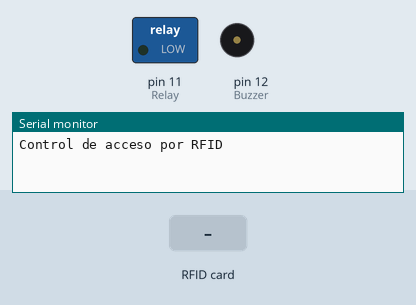
The sketch below on a simulated Arduino Mega 2560, built with avr-gcc and run on an emulated ATmega2560. Shown: switched loads named in the sketch (green lamp = pin HIGH), buzzer (waves = sounding), the last lines printed to the serial monitor. The test bench sets the inputs (shaded band). Pins used as bus, display or sensor lines are not drawn.

Above: at 1.2 s.
1.3 s: RFID card 47 51 C8 7A held to the reader
At 2.7 s:
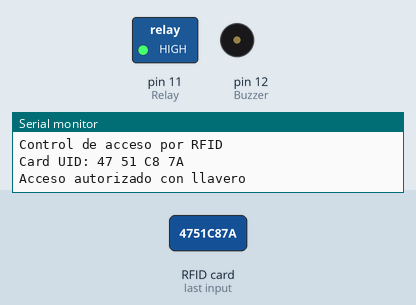
3.8 s: RFID card 5E 7A 19 C4 held to the reader
At 4.1 s:
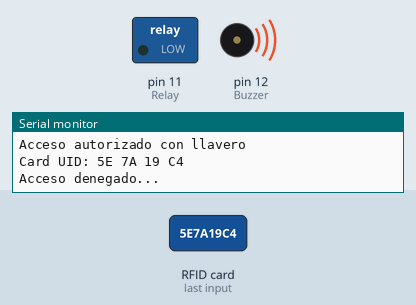
6.3 s: RFID card 04 74 BA 04 held to the reader
At 7.1 s:
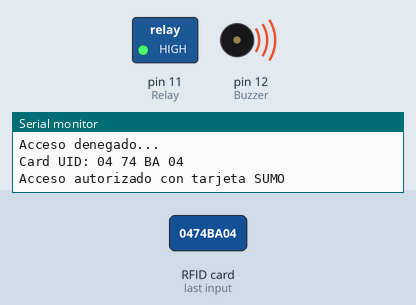
Timing chart, 0 to 9.3 s (numbered marks = the images above; inputs shaded):
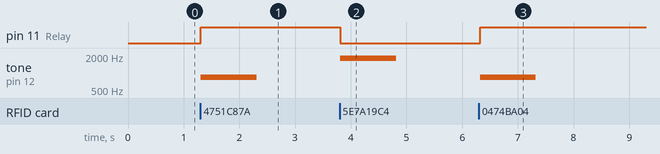

The sketch:

RFID.ino
```cpp
#include <SPI.h>
#include <MFRC522.h>

#define RST_PIN  9    //Pin 9 para el reset del RC522

// para arduino uno/nano
//#define SS_PIN  10   //Pin 10 para el SS (SDA) del RC522

//para arduino mega
#define SS_PIN  53   //Pin 10 para el SS (SDA) del RC522
MFRC522 mfrc522(SS_PIN, RST_PIN); ///Creamos el objeto para el RC522

#define Buzzer 12
#define Relay 11


void setup() {
  Serial.begin(9600); //Iniciamos La comunicacion serial
  pinMode(Relay, OUTPUT);
  digitalWrite(Relay, 0);
  SPI.begin();        //Iniciamos el Bus SPI
  mfrc522.PCD_Init(); // Iniciamos el MFRC522
  Serial.println("Control de acceso por RFID");
}

byte ActualUID[4]; //almacenará el código del Tag leído
byte Usuario1[4]= {0x47, 0x51, 0xC8, 0x7A} ; //código del usuario 1
byte Usuario2[4]= {0x04, 0x74, 0xBA, 0x04} ; //código del usuario 2
//byte Usuario2[4]= {0x04, 0x74, 0xBA, 0x04} ; //código del usuario 2
void loop() {
  // Revisamos si hay nuevas tarjetas  presentes
  if ( mfrc522.PICC_IsNewCardPresent())
        {
      //Seleccionamos una tarjeta
            if ( mfrc522.PICC_ReadCardSerial())
            {
                  // Enviamos serialemente su UID
                  Serial.print(F("Card UID:"));
                  for (byte i = 0; i < mfrc522.uid.size; i++) {
                          Serial.print(mfrc522.uid.uidByte[i] < 0x10 ? " 0" : " ");
                          Serial.print(mfrc522.uid.uidByte[i], HEX);
                          ActualUID[i]=mfrc522.uid.uidByte[i];
                  }
                  Serial.println();
                  //comparamos los UID para determinar si es uno de nuestros usuarios
                  if(compareArray(ActualUID,Usuario1) || compareArray(ActualUID,Usuario2)){
                    Serial.print("Acceso autorizado con ");
                    if (compareArray(ActualUID,Usuario2)) Serial.println("tarjeta SUMO");
                    else Serial.println("llavero");
                    digitalWrite(Relay,1);
                    noTone(Buzzer);
                    tone(Buzzer,840,1000);
                    delay(1000);
                    noTone(Buzzer);
                  }
                  else{
                    Serial.println("Acceso denegado...");
                    digitalWrite(Relay,0);
                    noTone(Buzzer);
                    tone(Buzzer,1840,1000);
                    delay(1000);
                    noTone(Buzzer);
                  }

                  // Terminamos la lectura de la tarjeta tarjeta  actual
                  mfrc522.PICC_HaltA();

            }

  }

}

//Función para comparar dos vectores
 boolean compareArray(byte array1[],byte array2[])
{
  if(array1[0] != array2[0])return(false);
  if(array1[1] != array2[1])return(false);
  if(array1[2] != array2[2])return(false);
  if(array1[3] != array2[3])return(false);
  return(true);
}
```

Measured:
- after the input at 1.3 s, pin 11 (Relay): LOW → HIGH at once; tone on pin 12 (Buzzer): silent → 840 Hz at once, → silent 1.0 s later
- after the input at 3.8 s, pin 11 (Relay): HIGH → LOW at once; tone on pin 12 (Buzzer): silent → 1840 Hz at once, → silent 1.0 s later
- after the input at 6.3 s, pin 11 (Relay): LOW → HIGH at once; tone on pin 12 (Buzzer): silent → 840 Hz at once, → silent 1.0 s later
